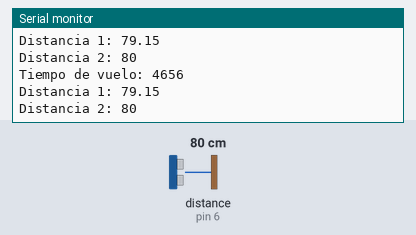
This sketch was run on a simulated Arduino Uno, built with avr-gcc and run on an emulated ATmega328P. Shown: the last lines printed to the serial monitor. The inputs (shaded band) are chosen by the test bench; at power-on: distance to the obstacle (sensor on pin 6) 80 cm. The echo pulse lasts 58.3 µs per cm.

Above: at 1.2 s.
1.3 s: distance to the obstacle (sensor on pin 6) set to 2 cm
At 1.85 s:
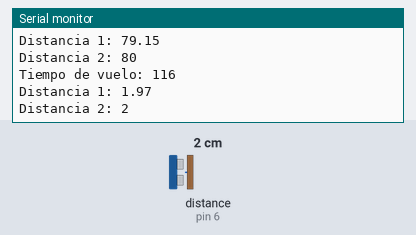
2.8 s: distance to the obstacle (sensor on pin 6) set to 4 cm
At 3.36 s:
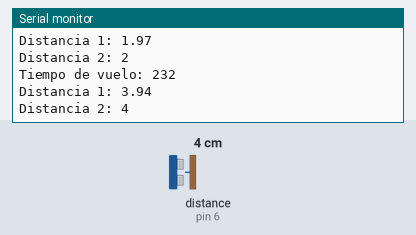
Timing chart, 0 to 5.8 s (numbered marks = the images above; inputs shaded):
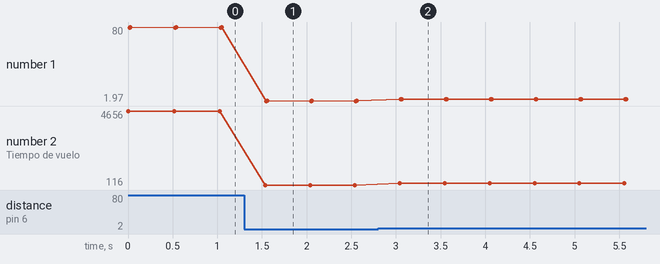

The sketch:

basics_ultra.ino
```cpp
/**
 * Tiempo de vuelo y distancias con ultrasonidos
 **/
#include <Ultrasonic.h>

Ultrasonic ultra(7,6, 6000); // (Trig PIN,Echo PIN)

void setup(){
  Serial.begin(19200);
}

void loop(){
  // Mostrar tiempo de vuelo de la onda
  long tiempo = ultra.Timing();
  Serial.print("Tiempo de vuelo: ");
  Serial.println(tiempo);

  // Calcular distancia a partir del tiempo de vuelo
  Serial.print("Distancia 1: ");
  Serial.println(tiempo/2/29.41176);

  // Obtener distancia mediante funcion de la libreria
  Serial.print("Distancia 2: ");
  Serial.println(ultra.Ranging(CM));

  delay(500);
}
```

Measured:
- after the input at 1.3 s, the serial monitor: prints a new line after 0.24 s (image 1)
- after the input at 2.8 s, the serial monitor: prints a new line after 0.24 s (image 2)
- plotted number 1: 2 → 4 after the input at 2.8 s
- plotted number 2: 4656 → 116 after the input at 1.3 s, 116 → 232 after the input at 2.8 s
